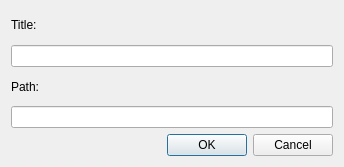
<?xml version="1.0" encoding="UTF-8"?>
<ui version="4.0">
 <class>AddBookmarks</class>
 <widget class="QDialog" name="AddBookmarks">
  <property name="geometry">
   <rect>
    <x>0</x>
    <y>0</y>
    <width>344</width>
    <height>167</height>
   </rect>
  </property>
  <property name="windowTitle">
   <string>Dialog</string>
  </property>
  <layout class="QGridLayout" name="gridLayout">
   <item row="4" column="0" colspan="3">
    <widget class="QLineEdit" name="pathlineEdit"/>
   </item>
   <item row="5" column="1">
    <widget class="QPushButton" name="okButton">
     <property name="text">
      <string>OK</string>
     </property>
     <property name="icon">
      <iconset resource="Resources.qrc">
       <normaloff>:/icons/images/ok.png</normaloff>:/icons/images/ok.png</iconset>
     </property>
    </widget>
   </item>
   <item row="5" column="2">
    <widget class="QPushButton" name="cancelButton">
     <property name="text">
      <string>Cancel</string>
     </property>
     <property name="icon">
      <iconset resource="Resources.qrc">
       <normaloff>:/icons/images/stop.png</normaloff>:/icons/images/stop.png</iconset>
     </property>
    </widget>
   </item>
   <item row="5" column="0">
    <spacer name="horizontalSpacer">
     <property name="orientation">
      <enum>Qt::Horizontal</enum>
     </property>
     <property name="sizeHint" stdset="0">
      <size>
       <width>40</width>
       <height>20</height>
      </size>
     </property>
    </spacer>
   </item>
   <item row="2" column="0">
    <widget class="QLabel" name="label_2">
     <property name="text">
      <string>Path:</string>
     </property>
    </widget>
   </item>
   <item row="1" column="0" colspan="3">
    <widget class="QLineEdit" name="titlelineEdit"/>
   </item>
   <item row="0" column="0">
    <widget class="QLabel" name="label">
     <property name="text">
      <string>Title:</string>
     </property>
    </widget>
   </item>
  </layout>
 </widget>
 <resources>
  <include location="Resources.qrc"/>
 </resources>
 <connections/>
</ui>
